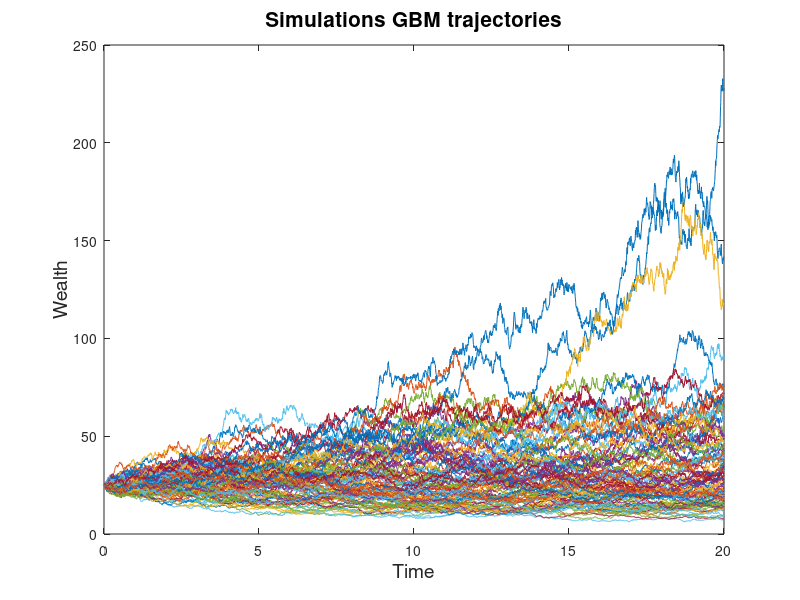

The MATLAB source for this figure:
% Euler GBM
clear all
rng('default');
%parameters
mu = 0.02; sigma= 0.15; X0 = 25;
T = 20; N = 100; M=2500; dt = T/M; mu_bar = mu-0.5*sigma^2;

X = ones(M,N)*X0;
dW = sqrt(dt)*randn(M,N);
for i = 2:M
X(i,:) = X(i-1, :).*(1 + dt*mu + sigma*dW(i,:));
end
tnew=ones(M,1)*dt;
tc=cumsum(tnew);
EX=X0*exp(tc*mu);
plot(tc, X); 
xlabel('Time', 'FontSize', 14);
ylabel('Wealth', 'FontSize', 14);
title('Simulations GBM trajectories', 'FontSize', 15);
